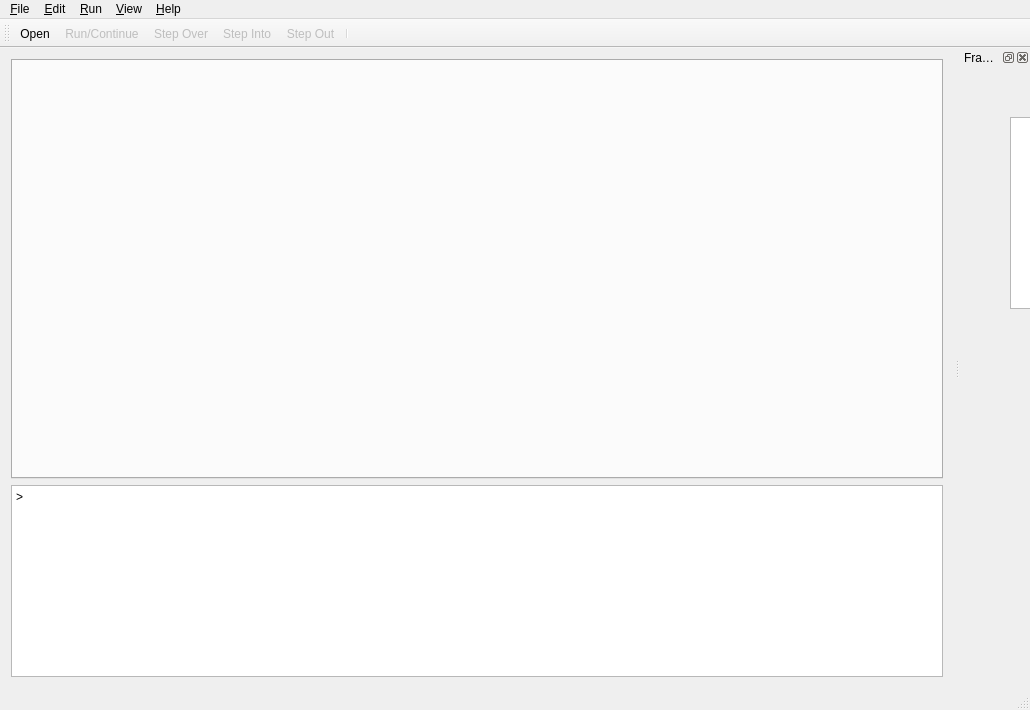
<?xml version="1.0" encoding="UTF-8"?>
<ui version="4.0">
 <class>MainWindow</class>
 <widget class="QMainWindow" name="MainWindow">
  <property name="geometry">
   <rect>
    <x>0</x>
    <y>0</y>
    <width>1030</width>
    <height>710</height>
   </rect>
  </property>
  <property name="sizePolicy">
   <sizepolicy hsizetype="Preferred" vsizetype="Fixed">
    <horstretch>0</horstretch>
    <verstretch>0</verstretch>
   </sizepolicy>
  </property>
  <property name="windowTitle">
   <string>lll</string>
  </property>
  <property name="windowIcon">
   <iconset resource="resources.qrc">
    <normaloff>:/icons/icons/fix_bug.png</normaloff>:/icons/icons/fix_bug.png</iconset>
  </property>
  <property name="locale">
   <locale language="English" country="UnitedStates"/>
  </property>
  <widget class="QWidget" name="centralWidget">
   <property name="enabled">
    <bool>true</bool>
   </property>
   <layout class="QVBoxLayout" name="verticalLayout">
    <item>
     <widget class="QTabWidget" name="tabCodeEditor">
      <property name="currentIndex">
       <number>-1</number>
      </property>
      <property name="tabsClosable">
       <bool>true</bool>
      </property>
      <property name="movable">
       <bool>true</bool>
      </property>
     </widget>
    </item>
    <item>
     <widget class="CommandWindow" name="commander">
      <property name="sizePolicy">
       <sizepolicy hsizetype="Expanding" vsizetype="Fixed">
        <horstretch>0</horstretch>
        <verstretch>3</verstretch>
       </sizepolicy>
      </property>
      <property name="plainText">
       <string notr="true">&gt;</string>
      </property>
     </widget>
    </item>
   </layout>
  </widget>
  <widget class="QMenuBar" name="menuBar">
   <property name="geometry">
    <rect>
     <x>0</x>
     <y>0</y>
     <width>1030</width>
     <height>19</height>
    </rect>
   </property>
   <widget class="QMenu" name="menu_File">
    <property name="title">
     <string>&amp;File</string>
    </property>
    <addaction name="action_Open"/>
    <addaction name="action_Exit"/>
   </widget>
   <widget class="QMenu" name="menu_Help">
    <property name="title">
     <string>&amp;Help</string>
    </property>
    <addaction name="action_About"/>
   </widget>
   <widget class="QMenu" name="menu_Edit">
    <property name="title">
     <string>&amp;Edit</string>
    </property>
    <addaction name="action_Undo"/>
    <addaction name="action_Redo"/>
    <addaction name="action_Cut"/>
    <addaction name="action_Copy"/>
    <addaction name="action_Paste"/>
   </widget>
   <widget class="QMenu" name="menuRun">
    <property name="title">
     <string>&amp;Run</string>
    </property>
    <addaction name="action_Run_Config"/>
    <addaction name="action_Run"/>
    <addaction name="action_StepInto"/>
    <addaction name="action_StepOver"/>
    <addaction name="action_Continue"/>
   </widget>
   <widget class="QMenu" name="menuView">
    <property name="title">
     <string>&amp;View</string>
    </property>
   </widget>
   <addaction name="menu_File"/>
   <addaction name="menu_Edit"/>
   <addaction name="menuRun"/>
   <addaction name="menuView"/>
   <addaction name="menu_Help"/>
  </widget>
  <widget class="StatusBar" name="statusBar"/>
  <widget class="QToolBar" name="toolBar">
   <property name="enabled">
    <bool>true</bool>
   </property>
   <property name="windowTitle">
    <string>toolBar</string>
   </property>
   <attribute name="toolBarArea">
    <enum>TopToolBarArea</enum>
   </attribute>
   <attribute name="toolBarBreak">
    <bool>false</bool>
   </attribute>
   <addaction name="action_Open"/>
   <addaction name="action_Run"/>
   <addaction name="action_StepOver"/>
   <addaction name="action_StepInto"/>
   <addaction name="action_StepOut"/>
   <addaction name="separator"/>
  </widget>
  <widget class="QDockWidget" name="frame_dock">
   <property name="sizePolicy">
    <sizepolicy hsizetype="Expanding" vsizetype="Expanding">
     <horstretch>0</horstretch>
     <verstretch>0</verstretch>
    </sizepolicy>
   </property>
   <property name="minimumSize">
    <size>
     <width>70</width>
     <height>36</height>
    </size>
   </property>
   <property name="windowIcon">
    <iconset resource="resources.qrc">
     <normaloff>:/icons/icons/frame.png</normaloff>:/icons/icons/frame.png</iconset>
   </property>
   <property name="floating">
    <bool>false</bool>
   </property>
   <property name="windowTitle">
    <string>Frames / Call Stack</string>
   </property>
   <attribute name="dockWidgetArea">
    <number>2</number>
   </attribute>
   <widget class="QWidget" name="dockWidgetContents">
    <widget class="FrameInfoViewer" name="frame_viewer">
     <property name="geometry">
      <rect>
       <x>50</x>
       <y>50</y>
       <width>256</width>
       <height>192</height>
      </rect>
     </property>
     <property name="verticalScrollBarPolicy">
      <enum>Qt::ScrollBarAsNeeded</enum>
     </property>
     <property name="horizontalScrollBarPolicy">
      <enum>Qt::ScrollBarAsNeeded</enum>
     </property>
     <property name="autoScroll">
      <bool>true</bool>
     </property>
     <property name="horizontalScrollMode">
      <enum>QAbstractItemView::ScrollPerItem</enum>
     </property>
     <property name="wordWrap">
      <bool>false</bool>
     </property>
     <property name="headerHidden">
      <bool>false</bool>
     </property>
     <attribute name="headerVisible">
      <bool>true</bool>
     </attribute>
     <attribute name="headerCascadingSectionResizes">
      <bool>false</bool>
     </attribute>
     <attribute name="headerStretchLastSection">
      <bool>false</bool>
     </attribute>
    </widget>
   </widget>
  </widget>
  <action name="action_Open">
   <property name="icon">
    <iconset>
     <normalon>:/icons/icons/fileOpen.png</normalon>
    </iconset>
   </property>
   <property name="text">
    <string>&amp;Open...</string>
   </property>
  </action>
  <action name="action_Save">
   <property name="text">
    <string>&amp;Save</string>
   </property>
  </action>
  <action name="action_Save_As">
   <property name="text">
    <string>Save &amp;As</string>
   </property>
  </action>
  <action name="action_Exit">
   <property name="text">
    <string>E&amp;xit</string>
   </property>
  </action>
  <action name="action_About">
   <property name="text">
    <string>&amp;About</string>
   </property>
  </action>
  <action name="action_New">
   <property name="text">
    <string>&amp;New</string>
   </property>
  </action>
  <action name="action_Cut">
   <property name="text">
    <string>Cu&amp;t</string>
   </property>
  </action>
  <action name="action_Copy">
   <property name="text">
    <string>&amp;Copy</string>
   </property>
  </action>
  <action name="action_Paste">
   <property name="text">
    <string>&amp;Paste</string>
   </property>
  </action>
  <action name="action_Undo">
   <property name="text">
    <string>&amp;Undo</string>
   </property>
  </action>
  <action name="action_Redo">
   <property name="text">
    <string>&amp;Redo</string>
   </property>
  </action>
  <action name="action_Run">
   <property name="enabled">
    <bool>false</bool>
   </property>
   <property name="icon">
    <iconset>
     <normalon>:/icons/icons/run.png</normalon>
    </iconset>
   </property>
   <property name="text">
    <string>Run/Rerun</string>
   </property>
   <property name="iconText">
    <string>Run/Continue</string>
   </property>
   <property name="toolTip">
    <string>Run/Continue</string>
   </property>
  </action>
  <action name="action_StepInto">
   <property name="enabled">
    <bool>false</bool>
   </property>
   <property name="icon">
    <iconset>
     <normalon>:/icons/icons/step_into.png</normalon>
    </iconset>
   </property>
   <property name="text">
    <string>Step Into</string>
   </property>
  </action>
  <action name="action_StepOver">
   <property name="enabled">
    <bool>false</bool>
   </property>
   <property name="icon">
    <iconset resource="resources.qrc">
     <normaloff>:/icons/icons/step_over.png</normaloff>:/icons/icons/step_over.png</iconset>
   </property>
   <property name="text">
    <string>Step Over</string>
   </property>
   <property name="shortcut">
    <string>F2</string>
   </property>
  </action>
  <action name="action_Continue">
   <property name="text">
    <string>Continue</string>
   </property>
  </action>
  <action name="action_Run_Config">
   <property name="text">
    <string>Run Config ...</string>
   </property>
  </action>
  <action name="action_StepOut">
   <property name="checkable">
    <bool>false</bool>
   </property>
   <property name="enabled">
    <bool>false</bool>
   </property>
   <property name="icon">
    <iconset resource="resources.qrc">
     <normaloff>:/icons/icons/step_out.png</normaloff>:/icons/icons/step_out.png</iconset>
   </property>
   <property name="text">
    <string>Step Out</string>
   </property>
  </action>
  <action name="action_Frames">
   <property name="checkable">
    <bool>true</bool>
   </property>
   <property name="checked">
    <bool>true</bool>
   </property>
   <property name="icon">
    <iconset resource="resources.qrc">
     <normaloff>:/icons/icons/frame.png</normaloff>:/icons/icons/frame.png</iconset>
   </property>
   <property name="text">
    <string>Frames</string>
   </property>
  </action>
  <action name="action_Frames_2">
   <property name="checkable">
    <bool>true</bool>
   </property>
   <property name="text">
    <string>frames</string>
   </property>
  </action>
 </widget>
 <layoutdefault spacing="6" margin="11"/>
 <customwidgets>
  <customwidget>
   <class>CommandWindow</class>
   <extends>QPlainTextEdit</extends>
   <header>ui.codeEditor.commandwindow.h</header>
  </customwidget>
  <customwidget>
   <class>StatusBar</class>
   <extends>QStatusBar</extends>
   <header>ui.UIStatusBar.h</header>
  </customwidget>
  <customwidget>
   <class>FrameInfoViewer</class>
   <extends>QTreeView</extends>
   <header>ui.UIFrameInfoViewer.h</header>
  </customwidget>
 </customwidgets>
 <resources>
  <include location="resources.qrc"/>
 </resources>
 <connections/>
</ui>
